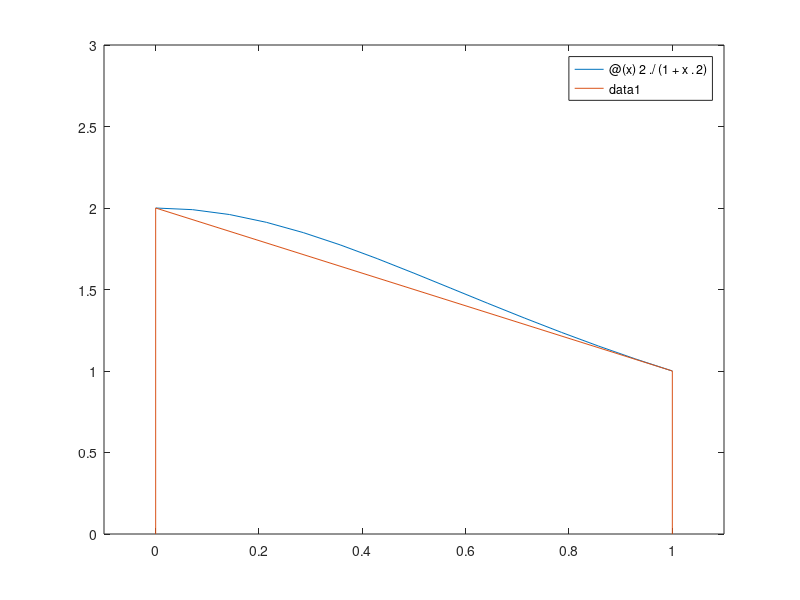

This chart was generated by the following MATLAB code: (Note: this script raises an error after producing the figure.)
disp("Hello World");
disp("Problem 1");
disp("1. a) Approximate the integral");
disp("b) Plot the graph of the function f and the graph of the trapezium with vertices (0; 0); (0; f (0)); (1; f (1)) and (1; 0):")

f= @(x) 2./(1+x.^2)

function A=trap(f, a, b)
    A=((f(a)+f(b))/2) * (b-a)
    fplot(f, [a, b])
    hold on
    plot([a, a, b, b], [0, f(a), f(b), 0])
    axis([a - 0.1, b + 0.1, 0 , 3])
end

trap(f, 0, 1)

pause(1);

function B=reptrap(f, a, b, u)
    x = linspace(a, b, u+1); % == a: (b-a)/u : b
    B = ((b-a)/2*u) * (f(a)+f(b)+ 2*sum(f(x(2:u))))
    fplot(f, [a, b])
    hold on
    plot([a, a, b, b], [0, f(a), f(b), 0])
    axis([a - 0.1, b + 0.1, 0 , 3])
end

reptrap(f, 0, 1, 90000)
    
pause(1);


disp("Problem 2");
disp("2. Approximate the following double integral using trapezium formula for double integrals, given in (1). (Result: 0:4295545)");

clf; clear;

f= @(x) 2./(1+x.^2)


function A = repsimps(f, a, b, n)
    x = linspace(a, b, n+1); % == a: (b-a)/u : b
    A = (b-a)/(6*n) * [f(a) + f(b) + 4 * sum(f( (x(1:n)+x(2:n+1))/2 )) + 2 * sum(f(x(2:n)))];
    fplot(f, [a, b])
    hold on
    plot([a, a, b, b], [0, f(a), f(b), 0])
    axis([a - 0.1, b + 0.1, 0 , 3])
end
    
repsimps(f, 0, 1, 45000);

pause(1);

I = dblquad (@(x, y) ln(x+2*y), 1, 1.5, 1.4, 2)
